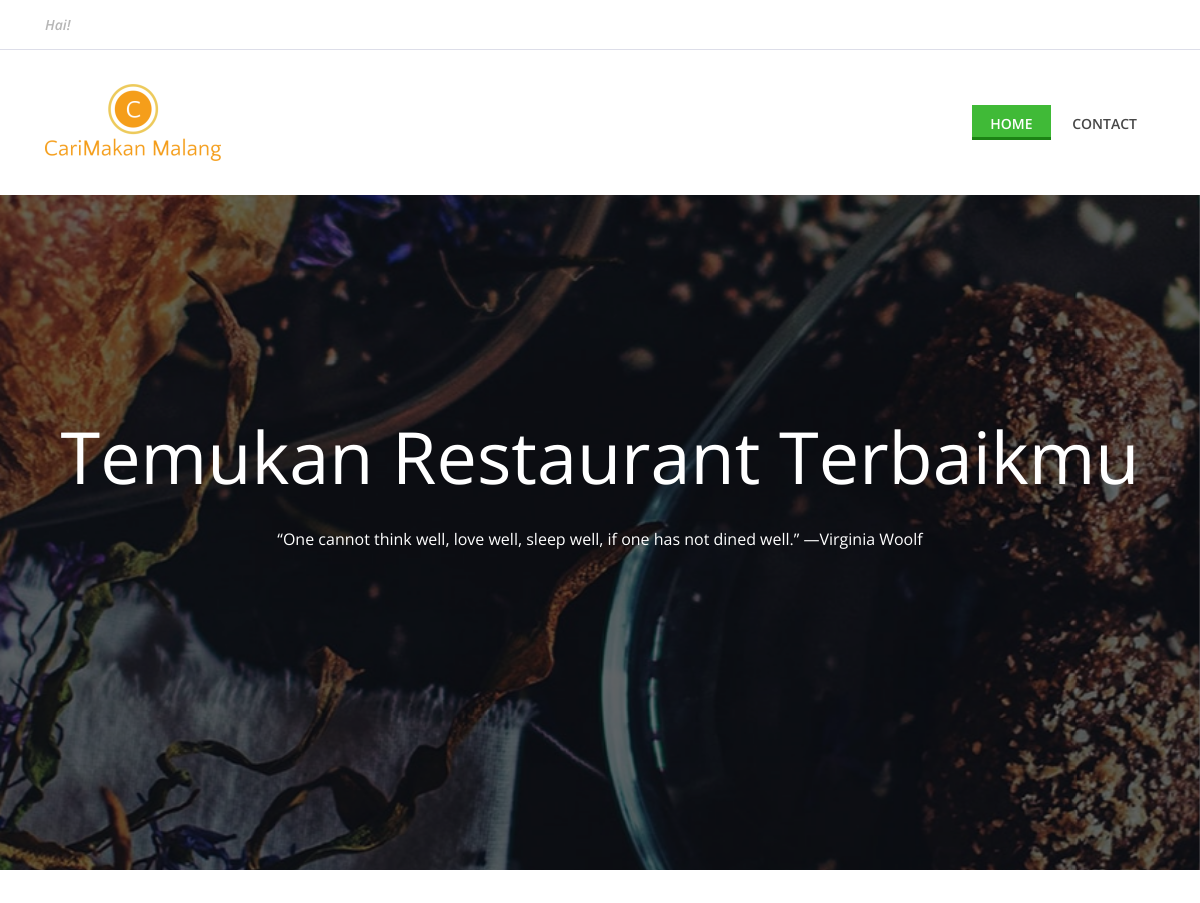
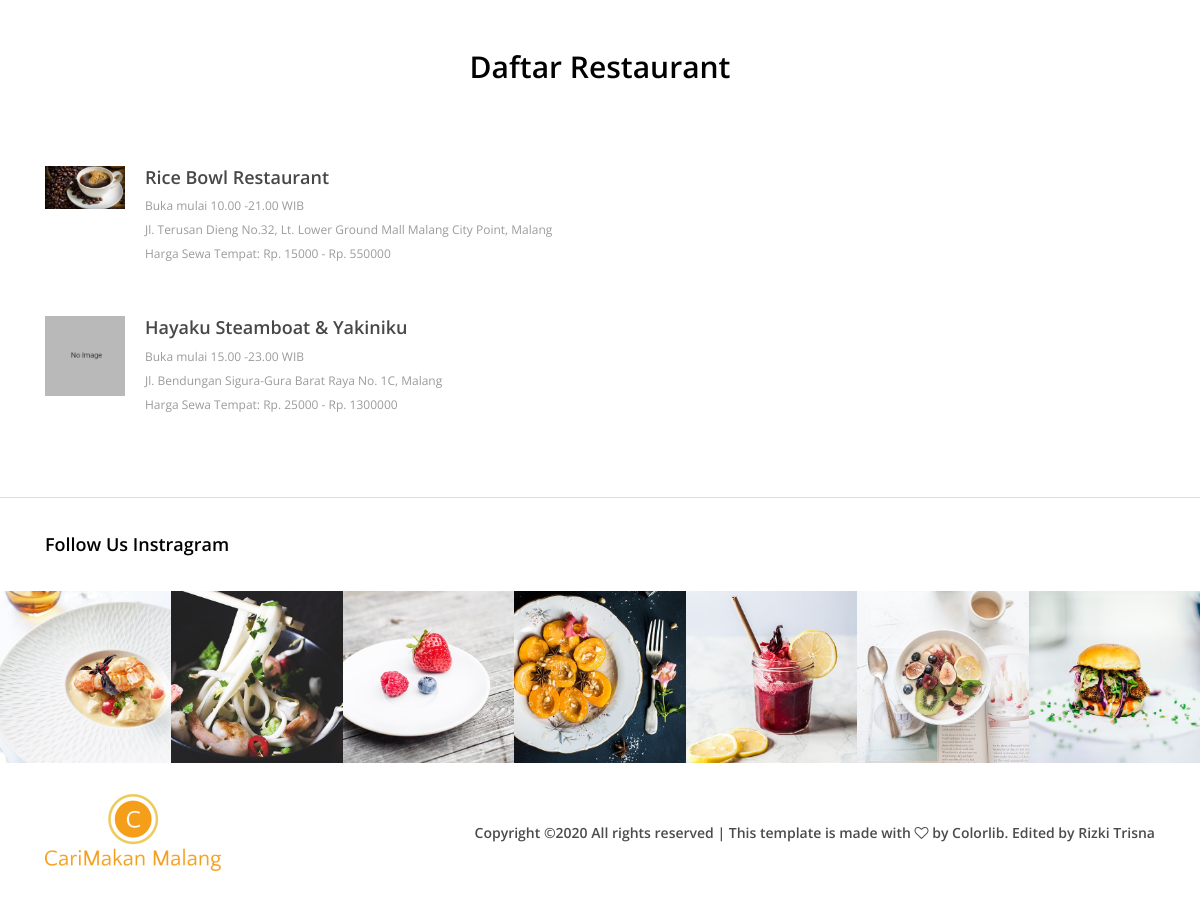
The page /coffee-rest-server/index.php/pelanggan/listRestaurant on the database its author committed (2 pictures, top to bottom).
### tables this page shows
CREATE TABLE `tb_restaurant` (
  `id_restaurant` int(11) NOT NULL,
  `nm_restaurant` varchar(50) NOT NULL,
  `fasilitas` text DEFAULT NULL,
  `daftar_menu` text DEFAULT NULL,
  `jam_buka` int(11) DEFAULT NULL,
  `jam_tutup` int(11) DEFAULT NULL,
  `alamat` text NOT NULL,
  `no_wa` varchar(25) NOT NULL,
  `kursi_sisa` int(11) DEFAULT NULL,
  `kursi_max` int(11) DEFAULT NULL,
  `id_status_sewa` int(11) NOT NULL,
  `harga_sewa_per_kursi` int(11) DEFAULT NULL,
  `harga_sewa_restaurant` int(11) DEFAULT NULL,
  `gambar` varchar(100) DEFAULT NULL
);

### coffee-rest-server/application/controllers/Pelanggan.php (called while the page is built, shortened)
<?php
class Pelanggan extends CI_Controller
{
    public function __construct()
    {
        $this->load->model('User_model');
        $this->load->model('Cafe_model');
        $this->load->model('Restaurant_model');
        $this->load->model('Status_sewa_model');
        $this->load->model('Level_model');
        $this->load->library('form_validation');
        $this->load->library('session');
        $this->load->helper(array('form', 'url'));
    }
    public function listRestaurant()
    {
        $data['judul'] = 'Daftar Restaurant';
        $data['restaurant'] = $this->Restaurant_model->getRestaurant();
        $data['sewa'] = $this->Status_sewa_model->getStatus();
        $this->load->view('pelanggan/restaurant/header', $data);
        $this->load->view('pelanggan/restaurant/index', $data);
        $this->load->view('pelanggan/restaurant/footer');
    }
}

### coffee-rest-server/index.php (called while the page is built, shortened)
<?php
require_once BASEPATH.'core/CodeIgniter.php';

### coffee-rest-server/application/models/Restaurant_model.php (called while the page is built, shortened)
<?php
class Restaurant_model extends CI_Model
{
    public function getRestaurant($id_restaurant = null)
    {
        if ($id_restaurant === null) {
            return $this->db->get('tb_restaurant')->result_array();
        } else {
            return $this->db->get_where('tb_restaurant', ['id_restaurant' => $id_restaurant])->result_array();
        }
    }
}

### coffee-rest-server/application/views/pelanggan/restaurant/index.php (the view, shortened to what this page needs)
<section class="cta-area bg-img bg-overlay" style="background-image: url(<?= base_url(); ?>css/pelanggan/img/bg-img/bg4.jpg);">
    <div class="container h-100">
        <div class="row h-100 align-items-center">
            <div class="col-12">
                <div class="cta-content text-center">
                    <h2>Temukan Restaurant Terbaikmu</h2>
                    <p>“One cannot think well, love well, sleep well, if one has not dined well.” —Virginia Woolf</p>
                </div>
            </div>
        </div>
    </div>
</section>
<section class="small-receipe-area section-padding-80-0">
    <div class="container">
    <div class="row">
        <div class="col-12">
            <div class="section-heading">
                <h3>Daftar Restaurant</h3>
            </div>
        </div>
    </div>
        <?php
        foreach ($restaurant as $dataRestaurant) : ?>
            <div class="row">
                <div class="col-12 col-sm-6 col-lg-8">
                    <div class="single-small-receipe-area d-flex">
                        <div class="receipe-thumb">
                            <img src="<?= base_url(); ?>upload/product/<?= $dataRestaurant['gambar']; ?>" alt="">
                        </div>
                        <div class="receipe-content">
                            <a href="<?= base_url(); ?>pelanggan/detailRestaurant/<?=$dataRestaurant['id_restaurant'];?>">
                                <h5><?= $dataRestaurant['nm_restaurant']; ?></h5>
                            </a>
                            <p>Buka mulai <?= $dataRestaurant['jam_buka'] . ".00 -" . $dataRestaurant['jam_tutup'] . ".00"; ?> WIB</p>
                            <p><?= $dataRestaurant['alamat']; ?></p>
                            <p>Harga Sewa Tempat: Rp. <?= $dataRestaurant['harga_sewa_per_kursi'] . " - Rp. " . $dataRestaurant['harga_sewa_restaurant'] . ""; ?></p>
                        </div>
                    </div>
                </div>
            </div>
        <?php
        endforeach; ?>
    </div>
</section>

### coffee-rest-server/css/pelanggan/style.css (style rules this page uses)
* { margin: 0; padding: 0; }
body { font-family: "Open Sans", sans-serif; font-size: 14px; }
h1, h2, h3, h4, h5, h6 { color: #000000; line-height: 1.3; font-weight: 600; }
p { color: #9b9b9b; font-size: 14px; line-height: 2; font-weight: 400; }
a, a:hover, a:focus { -webkit-transition-duration: 500ms; transition-duration: 500ms; text-decoration: none; outline: 0 solid transparent; color: #000000; font-weight: 600; font-size: 14px; color: #474747; }
img { height: auto; max-width: 100%; }
.section-padding-80-0 { padding-top: 80px; padding-bottom: 0; }
.section-heading { position: relative; z-index: 1; margin-bottom: 80px; text-align: center; }
.section-heading h3 { font-size: 30px; margin-bottom: 0; }
.bg-img { background-position: center center; background-size: cover; background-repeat: no-repeat; }
.bg-overlay { position: relative; z-index: 2; background-position: center center; background-size: cover; }
.bg-overlay::after { background-color: rgba(10, 12, 18, 0.55); position: absolute; z-index: -1; top: 0; left: 0; width: 100%; height: 100%; content: ""; }
.cta-area { position: relative; z-index: 2; width: 100%; height: 675px; background-attachment: fixed; }
.cta-area .cta-content h2 { font-size: 72px; margin-bottom: 20px; color: #ffffff; font-weight: 400; }
.cta-area .cta-content p { color: #ffffff; margin-bottom: 100px; font-size: 16px; }
.small-receipe-area { position: relative; z-index: 1; padding-bottom: 30px; }
.single-small-receipe-area { position: relative; z-index: 1; margin-bottom: 50px; }
.single-small-receipe-area .receipe-thumb { -webkit-box-flex: 0; -ms-flex: 0 0 100px; flex: 0 0 100px; max-width: 100px; width: 100px; padding-right: 20px; }
.single-small-receipe-area .receipe-content a { display: block; }
.single-small-receipe-area .receipe-content a h5 { color: #474747; font-size: 18px; margin-bottom: 5px; -webkit-transition-duration: 500ms; transition-duration: 500ms; }
.single-small-receipe-area .receipe-content p { font-size: 12px; margin-bottom: 0; color: #9b9b9b; }

### rows shown on the page
tb_restaurant: gambar (picture), nm_restaurant "Rice Bowl Restaurant", jam_buka "10", jam_tutup "21", alamat "Jl. Terusan Dieng No.32, Lt. Lower Ground Mall Malang City Point, Malang", harga_sewa_per_kursi "15000", harga_sewa_restaurant "550000"
tb_restaurant: gambar (placeholder picture), nm_restaurant "Hayaku Steamboat & Yakiniku", jam_buka "15", jam_tutup "23", alamat "Jl. Bendungan Sigura-Gura Barat Raya No. 1C, Malang", harga_sewa_per_kursi "25000", harga_sewa_restaurant "1300000"
